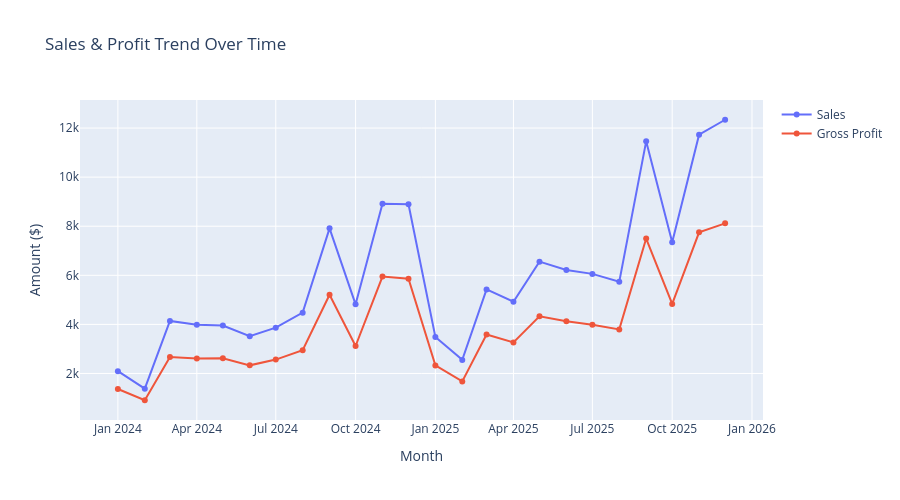

Notebook cell for this chart:
### Code cell
# Trend and Time-Series Analysis
print("\n" + "=" * 80)
print("TREND & TIME-SERIES EXPLORATION")
print("=" * 80)

# Monthly aggregation
monthly_data = df_clean.groupby('Order Month').agg({
    'Sales': 'sum',
    'Gross Profit': 'sum',
    'Units': 'sum',
    'Order ID': 'count'
}).reset_index()
monthly_data['Gross Margin %'] = (monthly_data['Gross Profit'] / monthly_data['Sales'] * 100).round(2)

print("\nMonthly Performance Trend:")
print(monthly_data.head(10))

# Trend visualization
fig = make_subplots(specs=[[{"secondary_y": False}]])

fig.add_trace(go.Scatter(x=monthly_data['Order Month'].astype(str), 
                         y=monthly_data['Sales'],
                         name='Sales',
                         mode='lines+markers'))

fig.add_trace(go.Scatter(x=monthly_data['Order Month'].astype(str),
                         y=monthly_data['Gross Profit'],
                         name='Gross Profit',
                         mode='lines+markers'))

fig.update_layout(title='Sales & Profit Trend Over Time', 
                  xaxis_title='Month',
                  yaxis_title='Amount ($)',
                  hovermode='x unified',
                  height=500)
fig.show()

# Quarterly Performance
df_clean['Quarter'] = df_clean['Order Date'].dt.quarter
quarterly_data = df_clean.groupby('Quarter').agg({
    'Sales': 'sum',
    'Gross Profit': 'sum',
    'Gross Margin %': 'mean'
}).round(2)

print("\nQuarterly Performance Summary:")
print(quarterly_data)

### Figure 1 — Plotly figure (JSON) as saved in the notebook; plotly's stock layout.template omitted (floating-point values rounded to 4 significant figures)
{"data": [{"mode": "lines+markers", "name": "Sales", "type": "scatter", "x": ["2024-01", "2024-02", "2024-03", "2024-04", "2024-05", "2024-06", "2024-07", "2024-08", "2024-09", "2024-10", "2024-11", "2024-12", "2025-01", "2025-02", "2025-03", "2025-04", "2025-05", "2025-06", "2025-07", "2025-08", "2025-09", "2025-10", "2025-11", "2025-12"], "y": [2094.0, 1380.0, 4139.0, 3988.0, 3952.0, 3519.0, 3865.0, 4478.0, 7912.0, 4816.0, 8918.0, 8896.0, 3489.0, 2554.0, 5423.0, 4922.0, 6556.0, 6215.0, 6058.0, 5740.0, 11460.0, 7346.0, 11730.0, 12340.0]}, {"mode": "lines+markers", "name": "Gross Profit", "type": "scatter", "x": ["2024-01", "2024-02", "2024-03", "2024-04", "2024-05", "2024-06", "2024-07", "2024-08", "2024-09", "2024-10", "2024-11", "2024-12", "2025-01", "2025-02", "2025-03", "2025-04", "2025-05", "2025-06", "2025-07", "2025-08", "2025-09", "2025-10", "2025-11", "2025-12"], "y": [1366.0, 908.6, 2671.0, 2613.0, 2615.0, 2331.0, 2565.0, 2946.0, 5207.0, 3119.0, 5947.0, 5862.0, 2329.0, 1678.0, 3588.0, 3266.0, 4329.0, 4124.0, 3983.0, 3795.0, 7499.0, 4834.0, 7751.0, 8116.0]}], "layout": {"height": 500, "hovermode": "x unified", "title": {"text": "Sales & Profit Trend Over Time"}, "xaxis": {"anchor": "y", "domain": [0, 1], "title": {"text": "Month"}}, "yaxis": {"anchor": "x", "domain": [0, 1], "title": {"text": "Amount ($)"}}}}
